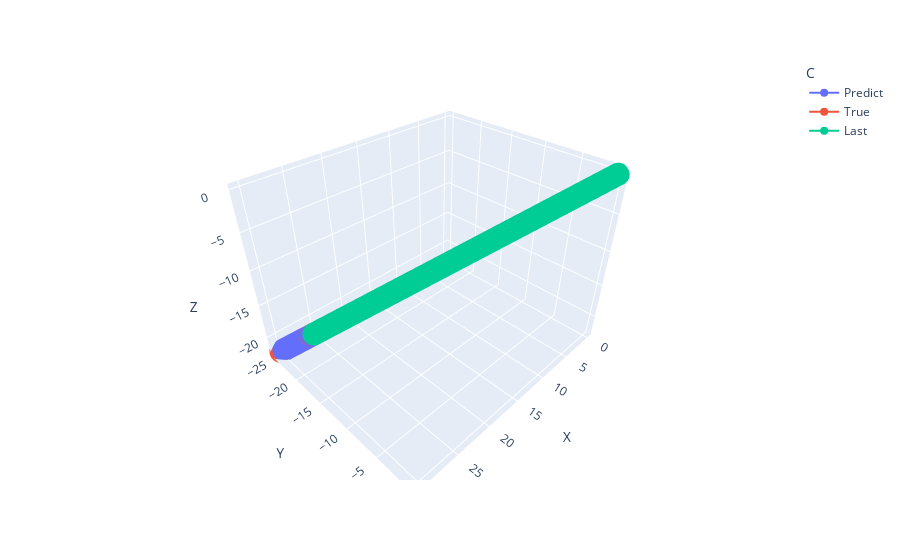

Here is the notebook cell this chart was saved with:
### Code cell
fig = px.line_3d(aaaab, x="X", y="Y", z="Z", color='C', markers=True)
fig.show()

### Figure 1 — Plotly figure (JSON) as saved in the notebook; plotly's stock layout.template omitted (floating-point values rounded to 4 significant figures; data arrays with more than 128 entries replaced by an {"elided": "..."} marker saying what was removed)
{"data": [{"hovertemplate": "C=Predict<br>X=%{x}<br>Y=%{y}<br>Z=%{z}<extra></extra>", "legendgroup": "Predict", "line": {"color": "#636efa", "dash": "solid"}, "marker": {"symbol": "circle"}, "mode": "lines+markers", "name": "Predict", "scene": "scene", "showlegend": true, "type": "scatter3d", "x": {"elided": "999 float values"}, "y": {"elided": "999 float values"}, "z": {"elided": "999 float values"}}, {"hovertemplate": "C=True<br>X=%{x}<br>Y=%{y}<br>Z=%{z}<extra></extra>", "legendgroup": "True", "line": {"color": "#EF553B", "dash": "solid"}, "marker": {"symbol": "circle"}, "mode": "lines+markers", "name": "True", "scene": "scene", "showlegend": true, "type": "scatter3d", "x": {"elided": "999 float values"}, "y": {"elided": "999 float values"}, "z": {"elided": "999 float values"}}, {"hovertemplate": "C=Last<br>X=%{x}<br>Y=%{y}<br>Z=%{z}<extra></extra>", "legendgroup": "Last", "line": {"color": "#00cc96", "dash": "solid"}, "marker": {"symbol": "circle"}, "mode": "lines+markers", "name": "Last", "scene": "scene", "showlegend": true, "type": "scatter3d", "x": {"elided": "7974 float values"}, "y": {"elided": "7974 float values"}, "z": {"elided": "7974 float values"}}], "layout": {"legend": {"title": {"text": "C"}, "tracegroupgap": 0}, "margin": {"t": 60}, "scene": {"domain": {"x": [0, 1], "y": [0, 1]}, "xaxis": {"title": {"text": "X"}}, "yaxis": {"title": {"text": "Y"}}, "zaxis": {"title": {"text": "Z"}}}}}
